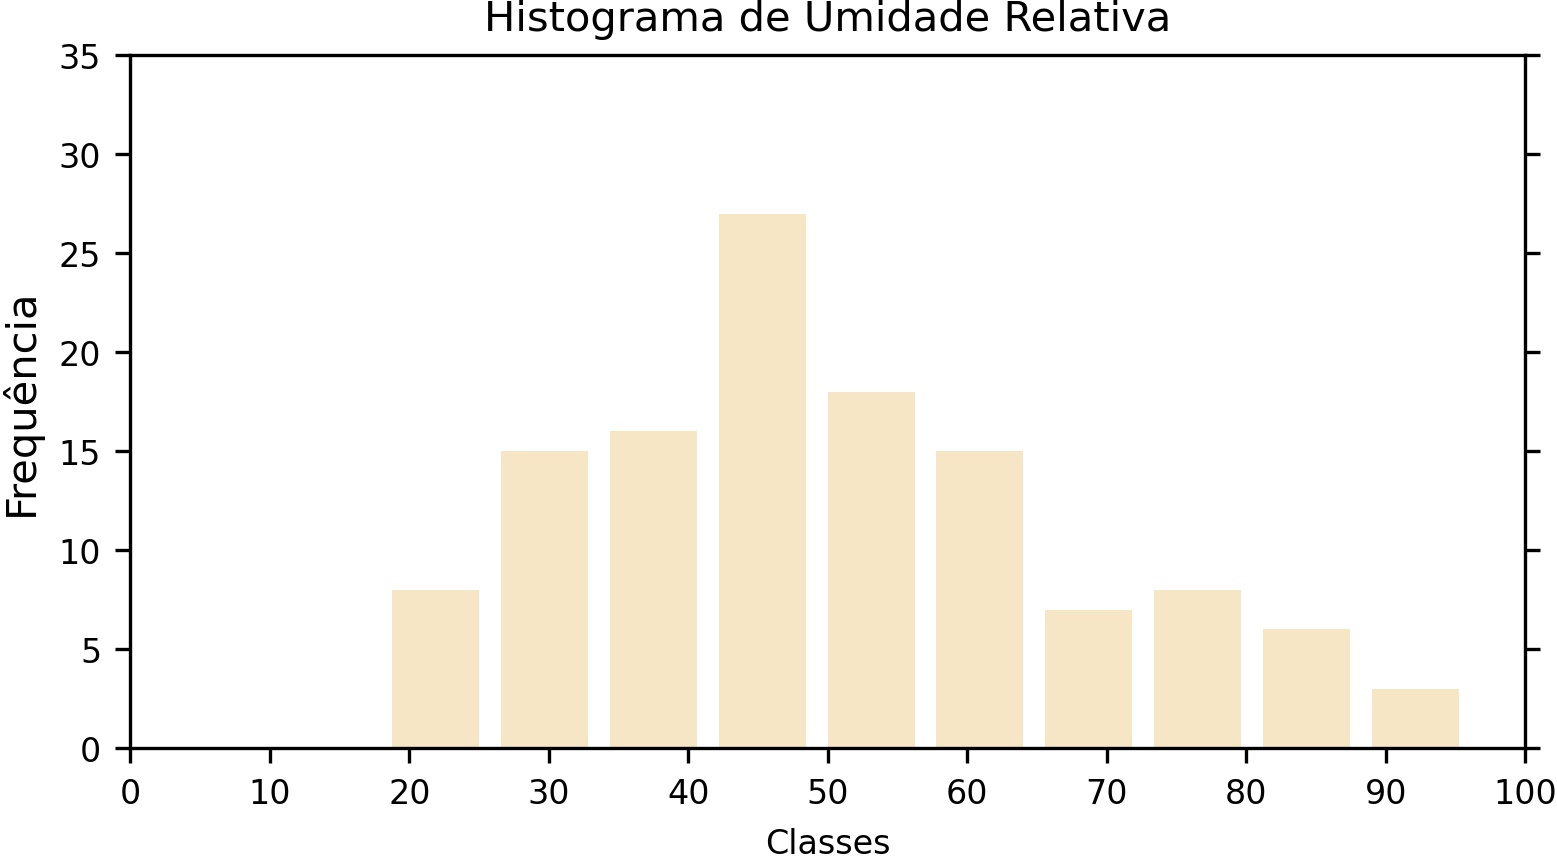

Here is the Python script that generated this plot:
import pandas as pd
import matplotlib.pyplot as plt
import numpy as np

df = pd.read_csv('../../../dados/texto/umidade_relativa_temperatura.txt', sep= '\t', names=['Data', 'Umidade Relativa', 'Temperatura'])

x = df['Umidade Relativa']  # Importa os valores de umidade relativa.

# Valores do histograma.
valores_histograma = np.histogram(x, bins=10)
print(valores_histograma)

fig, ax = plt.subplots(figsize=(6,3))  # Largua e altura da figura.

ax.hist(x, bins=10, histtype='bar', color='wheat', alpha=0.75, rwidth=0.8) 

# Título principal da figura.
plt.title('Histograma de Umidade Relativa', fontsize=10)

# Formatação do eixo x.
plt.xlabel('Classes', fontsize=8)  # Título do eixo x e o seu tamanho.
plt.xticks(fontsize=8)  # Tamanho dos rótulos do eixo x.
plt.xlim(0, 100)  # Define o mínimo e o máximo valor do eixo x.
ax.set_xticks(ticks=range(0, 105, 10))  # Rótulos do eixo y definido pelo usuário.

# Formatação do eixo y.
plt.ylabel('Frequência', fontsize=10)  # Título do eixo y e o seu tamanho.
ax.set_ylim(0, 35)  # Mínimo e máximo valor do eixo y.
ax.set_yticks(ticks=range(0, 40, 5))  # Rótulos do eixo y definido pelo usuário.
plt.yticks(fontsize=8)  # Tamanho dos rótulos do eixo y.
plt.tick_params(axis='y', right=True)  # Habilita o tickmark do eixo direito.

# Salva a figura no formato ".jpg" com dpi=300 e remove espaços excedentes.
plt.savefig('ex01.jpg', transparent=True, dpi=300, bbox_inches='tight', pad_inches=0)